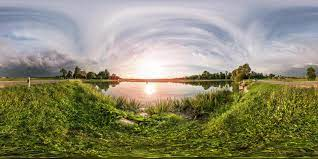
#> input picture data/equirect001.jpeg, 318 x 159 px, found by its file name
$ python create_pcd.py
#> lines starting #> are read from the running program, lines starting #| are printed output that depends on the picture
import numpy as np
import open3d as o3d
from PIL import Image

def main(fname_in_img, fname_out_pcd):
    """
    Create a pcd file from image file.
    Args:
        - **fname_in_img*: Filename with the image.
        - **fname_out_pcd*: Filename where to save the pcd file.
    Note: The image is rotated 90 degrees anticlockwise.
    """
#> called with fname_in_img = 'data/equirect001.jpeg', fname_out_pcd = 'Open3D/result.pcd'
    # Load an image
    img = Image.open(fname_in_img)
#> img is the input picture: PIL image 318x159 RGB; mean R, G, B 139.1, 137.6, 112
    # Convert in numpy format
    img_array = np.array(img)

    # Create a numpy array of point cloud data with the same shape as the image
    # The output is in the range [0,1[
    data = np.zeros((img_array.shape[0], img_array.shape[1], 3))
    for i in range(img_array.shape[0]):
        for j in range(img_array.shape[1]):
            data[i, j, 0] = i / img_array.shape[0]
            data[i, j, 1] = j / img_array.shape[1]
            data[i, j, 2] = 0 # Fix z on the origin
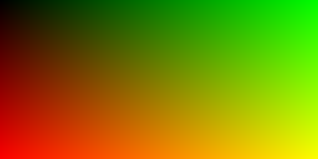
#> data: shape (159, 318, 3) float64; mean R, G, B 0.497, 0.498, 0

    # Reshape the point cloud data into a 2D array
    data = data.reshape(-1, 3)

    # Create a PointCloud object
    pc = o3d.geometry.PointCloud()

    # Set the point cloud data
    pc.points = o3d.utility.Vector3dVector(data)

    # Reshape the image data into a 2D array
    data_color = img_array.reshape(-1, 3)

    # Set the RGB colors for each point in the point cloud
    pc.colors = o3d.utility.Vector3dVector(data_color / 255)

    # Save the PointCloud object to a PCD file
    o3d.io.write_point_cloud(fname_out_pcd, pc)

if __name__ == "__main__":
    fname_img = 'data/equirect001.jpeg'
    fname_out = 'Open3D/result.pcd'
    main(fname_in_img=fname_img, fname_out_pcd=fname_out)
